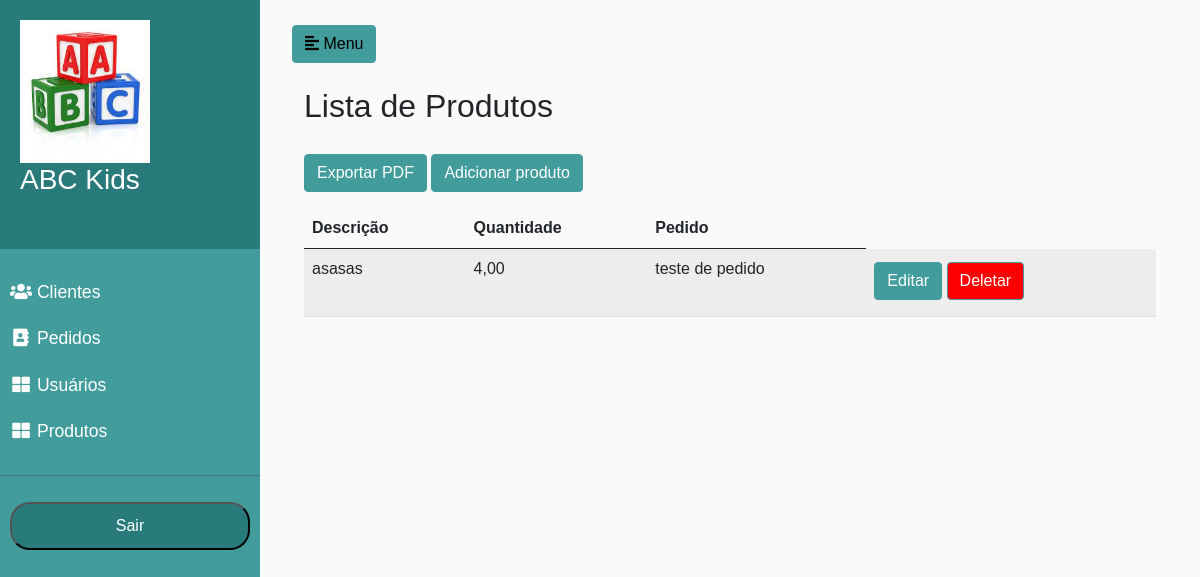
The page /venda/produtos (signed in) on the database as committed earlier.
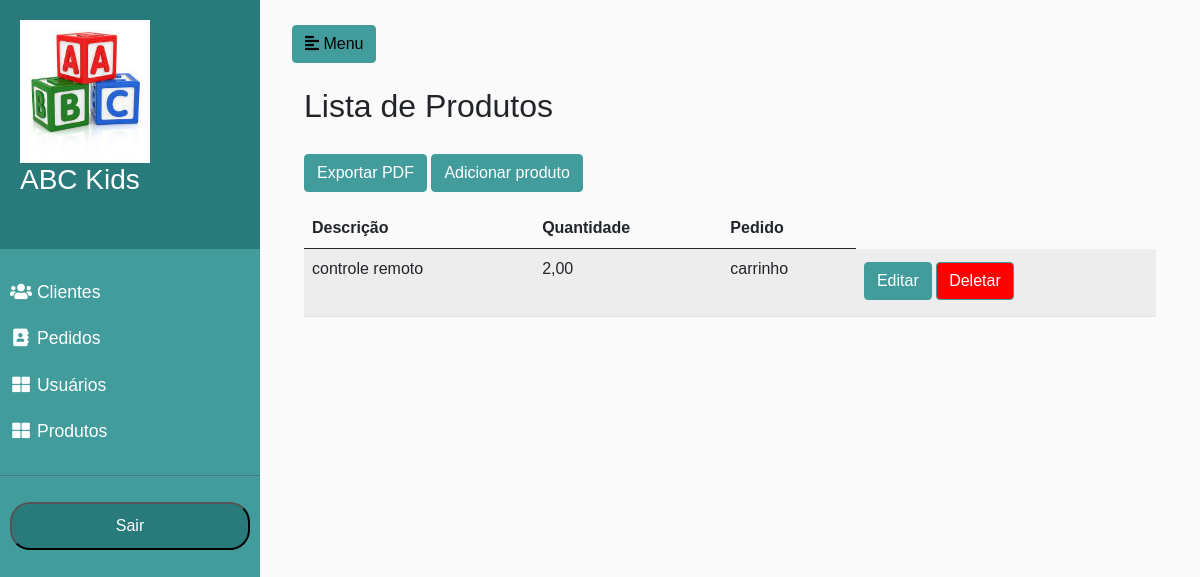
The same page on the database as committed later.
### venda/models.py (models this page shows, shortened)
class Produto(models.Model):
    descricao = models.CharField(max_length=255)
    quantidade = models.DecimalField(max_digits=10, decimal_places=2)
    pedido = models.ForeignKey(Pedido, on_delete=models.CASCADE)

class Pedido(models.Model):
    descricao = models.CharField(max_length=255)
    valor = models.DecimalField(max_digits=10, decimal_places=2)
    cliente = models.ForeignKey(Cliente, on_delete=models.CASCADE)

### venda/views.py (the view)
# urls.py: path('produtos', views.listar_produtos, name='listar_produtos'),
@login_required
def listar_produtos(request):
    produtos = Produto.objects.all()
    return render(request, 'produtos/listar_produtos.html', {'produtos': produtos})

### venda/templates/produtos/listar_produtos.html (shortened to what this page needs)
{% extends "base.html" %}
{% load static %}
{% block 'dashboard' %}
<h2 class="my-4">Lista de Produtos</h2>
<a href="{% url 'exportar_produtos_pdf' %}" target="_blank" class="btn colorprimarybtn2 mb-3">Exportar PDF</a>
<a href="{% url 'criar_produto' %}" class="btn colorprimarybtn2 mb-3">Adicionar produto</a>
<table class="table table-striped">
  <thead>
    <tr>
      <th>Descrição</th>
      <th>Quantidade</th>
      <th>Pedido</th>
    </tr>
  </thead>
  <tbody>
    {% for produto in produtos %}
    <tr>
      <td>{{ produto.descricao }}</td>
      <td>{{ produto.quantidade }}</td>
      <td>{{ produto.pedido.descricao }}</td>
      <td>
        <a href="{% url 'atualizar_produto' produto.id %}" class="btn colorprimarybtn2 mb-2">Editar</a>
        <form action="{% url 'deletar_produto' produto.id%}" method="POST" style="display:inline;">
            <button type="submit" style="background-color: red; color: white" class="btn colorprimarybtn2 mb-2"  onclick="return confirm('Tem certeza que deseja excluir este produto?');">Deletar</button>
        </form>
      </td>
    </tr>
    {% empty %}
    <tr>
      <td colspan="3">Nenhum produto cadastrado.</td>
    </tr>
    {% endfor %}
  </tbody>
</table>
{% endblock %}

Rows that differ between the two databases and show on the page:
removed Produto: descricao "asasas", quantidade "4,00", pedido.descricao "teste de pedido"
added Produto: descricao "controle remoto", quantidade "2,00", pedido.descricao "carrinho"
